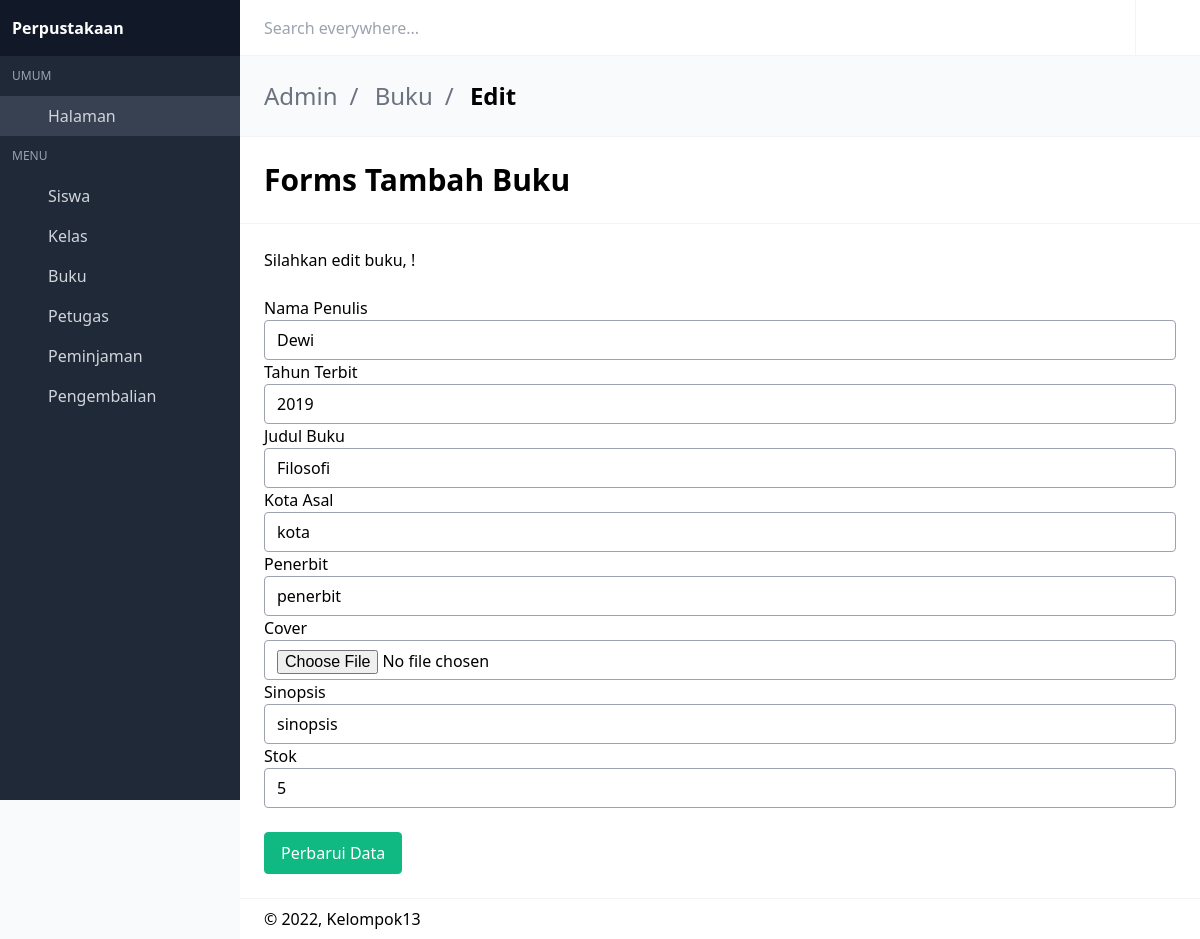
Page /main/petugas/edit.php?id_buku=2 on the earlier database version.
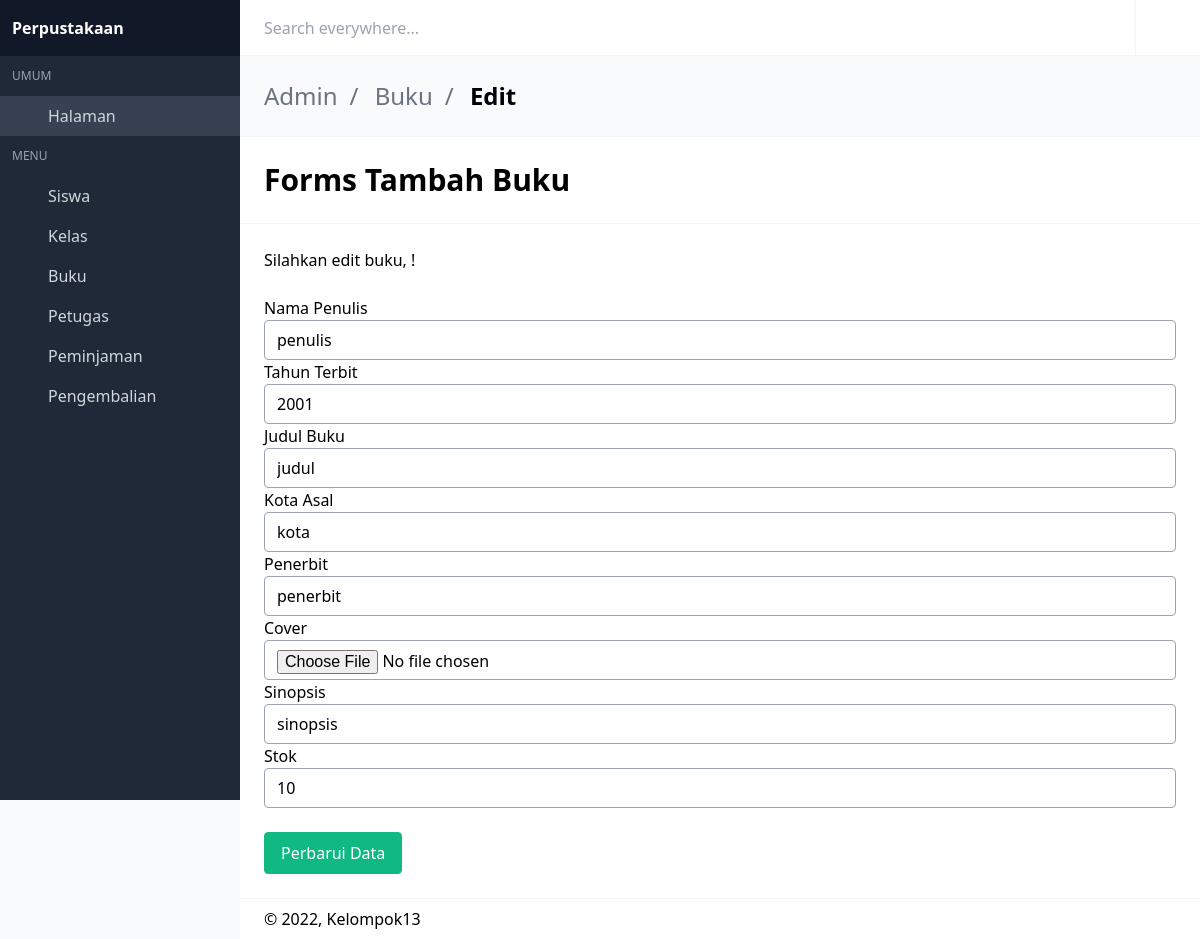
Same page on the later database version.
### tables this page shows
CREATE TABLE `buku` (
  `id_buku` int(11) NOT NULL,
  `penulis` varchar(50) NOT NULL,
  `tahun` year(4) NOT NULL,
  `judul` varchar(255) NOT NULL,
  `kota` varchar(50) NOT NULL,
  `penerbit` varchar(255) NOT NULL,
  `cover` varchar(255) NOT NULL,
  `sinopsis` text NOT NULL,
  `stok` int(3) NOT NULL
);

### main/petugas/edit.php (the view, shortened to what the changed rows need)
<?php
include_once("config.php");
?>
<?php
$id_buku = $_GET['id_buku'];
$result = mysqli_query($conn, "SELECT * FROM buku WHERE id_buku=$id_buku");
while($data = mysqli_fetch_array($result))
{
  $penulis = $data['penulis'];
  $tahun = $data['tahun'];
  $judul = $data['judul'];
  $kota = $data['kota'];
  $penerbit = $data['penerbit'];
  $sinopsis = $data['sinopsis'];
  $stok = $data['stok'];
  $file = $data['cover'];
}
?>
<!DOCTYPE html>
<html lang="en" class="">
<head>
  <link rel="stylesheet" href="css/main.css?v=1628755089081">
</head>
<body>
<div id="app">
<section class="is-hero-bar">
  <div class="flex flex-col md:flex-row items-center justify-between space-y-6 md:space-y-0">
    <h1 class="title">
      Forms Tambah Buku
    </h1>
  </div>
</section>
<section class="is-hero-bar">
  <div>
    <div class="container mt-4">
      <div class="col-xl-0">
        <div class="row g-0">
          <div>
            <div class="login-wrap p-md-5 mx-md-1">
<br>
<form name="update_user" method="post" enctype="multipart/form-data" action="">
<div class="mb-3">
<label class="form-lable">Nama Penulis</label>
<input type="text" class="input" name="penulis" value=<?php echo $penulis;?>>
</div>
<div class="mb-3">
<label class="form-lable">Tahun Terbit</label>
<input type="number" class="input" name="tahun" value=<?php echo $tahun;?>>
</div>
<div class="mb-3">
<label class="form-lable">Judul Buku</label>
<input type="text" class="input" name="judul" value=<?php echo $judul;?>>
</div>
<div class="mb-3">
<label class="form-lable">Kota Asal</label>
<input type="text" class="input" name="kota" value=<?php echo $kota;?>>
</div>
<div class="mb-3">
<label class="form-lable">Penerbit</label>
<input type="text" class="input" name="penerbit" value=<?php echo $penerbit;?>>
</div>
<div class="mb-3">
<label class="form-lable">Cover</label>
<input type="file" class="input" name="cover" value=<?php echo $file;?>>
</div>
<div class="mb-3">
<label class="form-lable">Sinopsis</label>
<input type="text" class="input" name="sinopsis" value=<?php echo $sinopsis;?>>
</div>
<div class="mb-3">
<label class="form-lable">Stok</label>
<input type="number" class="input" name="stok" value=<?php echo $stok;?>>
</div>
<br>
</form>
            </div>
          </div>
        </div>
      </div>
    </div>
  </div>
</section>
</div>
<link rel="stylesheet" href="https://cdn.materialdesignicons.com/4.9.95/css/materialdesignicons.min.css">
</body>
</html>

Differences in the rows shown:
changed buku "kota": penulis "Dewi" → "penulis"; tahun "2019" → "2001"; judul "Filosofi" → "judul"; stok "5" → "10"
